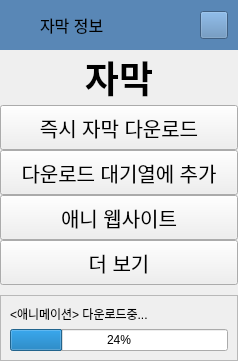
        <widget class="QFrame" name="extraLeftBox">
         <property name="sizePolicy">
          <sizepolicy hsizetype="Preferred" vsizetype="Preferred">
           <horstretch>1</horstretch>
           <verstretch>0</verstretch>
          </sizepolicy>
         </property>
         <property name="minimumSize">
          <size>
           <width>0</width>
           <height>0</height>
          </size>
         </property>
         <property name="maximumSize">
          <size>
           <width>0</width>
           <height>16777215</height>
          </size>
         </property>
         <property name="frameShape">
          <enum>QFrame::NoFrame</enum>
         </property>
         <property name="frameShadow">
          <enum>QFrame::Raised</enum>
         </property>
         <layout class="QVBoxLayout" name="extraColumLayout">
          <property name="spacing">
           <number>0</number>
          </property>
          <property name="leftMargin">
           <number>0</number>
          </property>
          <property name="topMargin">
           <number>0</number>
          </property>
          <property name="rightMargin">
           <number>0</number>
          </property>
          <property name="bottomMargin">
           <number>0</number>
          </property>
          <item>
           <widget class="QFrame" name="extraTopBg">
            <property name="sizePolicy">
             <sizepolicy hsizetype="Expanding" vsizetype="Preferred">
              <horstretch>0</horstretch>
              <verstretch>0</verstretch>
             </sizepolicy>
            </property>
            <property name="minimumSize">
             <size>
              <width>0</width>
              <height>50</height>
             </size>
            </property>
            <property name="maximumSize">
             <size>
              <width>16777215</width>
              <height>50</height>
             </size>
            </property>
            <property name="styleSheet">
             <string notr="true">background-color: rgb(89, 135, 182);</string>
            </property>
            <property name="frameShape">
             <enum>QFrame::NoFrame</enum>
            </property>
            <property name="frameShadow">
             <enum>QFrame::Raised</enum>
            </property>
            <layout class="QVBoxLayout" name="verticalLayout_5">
             <property name="spacing">
              <number>0</number>
             </property>
             <property name="leftMargin">
              <number>0</number>
             </property>
             <property name="topMargin">
              <number>0</number>
             </property>
             <property name="rightMargin">
              <number>0</number>
             </property>
             <property name="bottomMargin">
              <number>0</number>
             </property>
             <item>
              <layout class="QGridLayout" name="extraTopLayout">
               <property name="leftMargin">
                <number>10</number>
               </property>
               <property name="rightMargin">
                <number>10</number>
               </property>
               <property name="horizontalSpacing">
                <number>10</number>
               </property>
               <property name="verticalSpacing">
                <number>0</number>
               </property>
               <item row="0" column="0">
                <widget class="QFrame" name="extraIcon">
                 <property name="minimumSize">
                  <size>
                   <width>20</width>
                   <height>0</height>
                  </size>
                 </property>
                 <property name="maximumSize">
                  <size>
                   <width>20</width>
                   <height>20</height>
                  </size>
                 </property>
                 <property name="styleSheet">
                  <string notr="true">background-image: url(:/icons/images/icons/cil-zoom-in.png);</string>
                 </property>
                 <property name="frameShape">
                  <enum>QFrame::NoFrame</enum>
                 </property>
                 <property name="frameShadow">
                  <enum>QFrame::Raised</enum>
                 </property>
                </widget>
               </item>
               <item row="0" column="1">
                <widget class="QLabel" name="extraLabel">
                 <property name="minimumSize">
                  <size>
                   <width>150</width>
                   <height>0</height>
                  </size>
                 </property>
                 <property name="text">
                  <string>&lt;html&gt;&lt;head/&gt;&lt;body&gt;&lt;p&gt;&lt;span style=&quot; font-size:12pt;&quot;&gt;자막 정보&lt;/span&gt;&lt;/p&gt;&lt;/body&gt;&lt;/html&gt;</string>
                 </property>
                </widget>
               </item>
               <item row="0" column="2">
                <widget class="QPushButton" name="extraCloseColumnBtn">
                 <property name="minimumSize">
                  <size>
                   <width>28</width>
                   <height>28</height>
                  </size>
                 </property>
                 <property name="maximumSize">
                  <size>
                   <width>28</width>
                   <height>28</height>
                  </size>
                 </property>
                 <property name="cursor">
                  <cursorShape>PointingHandCursor</cursorShape>
                 </property>
                 <property name="toolTip">
                  <string>Close left box</string>
                 </property>
                 <property name="text">
                  <string/>
                 </property>
                 <property name="icon">
                  <iconset resource="resources.qrc">
                   <normaloff>:/icons/images/icons/icon_close.png</normaloff>:/icons/images/icons/icon_close.png</iconset>
                 </property>
                 <property name="iconSize">
                  <size>
                   <width>20</width>
                   <height>20</height>
                  </size>
                 </property>
                </widget>
               </item>
              </layout>
             </item>
            </layout>
           </widget>
          </item>
          <item>
           <widget class="QFrame" name="extraContent">
            <property name="sizePolicy">
             <sizepolicy hsizetype="Preferred" vsizetype="Preferred">
              <horstretch>0</horstretch>
              <verstretch>0</verstretch>
             </sizepolicy>
            </property>
            <property name="frameShape">
             <enum>QFrame::NoFrame</enum>
            </property>
            <property name="frameShadow">
             <enum>QFrame::Raised</enum>
            </property>
            <layout class="QVBoxLayout" name="verticalLayout_12">
             <property name="spacing">
              <number>0</number>
             </property>
             <property name="leftMargin">
              <number>0</number>
             </property>
             <property name="topMargin">
              <number>0</number>
             </property>
             <property name="rightMargin">
              <number>0</number>
             </property>
             <property name="bottomMargin">
              <number>0</number>
             </property>
             <item alignment="Qt::AlignTop">
              <widget class="QFrame" name="extraTopMenu">
               <property name="sizePolicy">
                <sizepolicy hsizetype="Preferred" vsizetype="Preferred">
                 <horstretch>0</horstretch>
                 <verstretch>0</verstretch>
                </sizepolicy>
               </property>
               <property name="frameShape">
                <enum>QFrame::NoFrame</enum>
               </property>
               <property name="frameShadow">
                <enum>QFrame::Raised</enum>
               </property>
               <layout class="QVBoxLayout" name="verticalLayout_11">
                <property name="spacing">
                 <number>0</number>
                </property>
                <property name="leftMargin">
                 <number>0</number>
                </property>
                <property name="topMargin">
                 <number>0</number>
                </property>
                <property name="rightMargin">
                 <number>0</number>
                </property>
                <property name="bottomMargin">
                 <number>0</number>
                </property>
                <item>
                 <widget class="QLabel" name="label">
                  <property name="sizePolicy">
                   <sizepolicy hsizetype="Expanding" vsizetype="Fixed">
                    <horstretch>0</horstretch>
                    <verstretch>0</verstretch>
                   </sizepolicy>
                  </property>
                  <property name="text">
                   <string>&lt;html&gt;&lt;head/&gt;&lt;body&gt;&lt;p align=&quot;center&quot;&gt;&lt;span style=&quot; font-size:28pt; font-weight:600;&quot;&gt;자막&lt;/span&gt;&lt;/p&gt;&lt;/body&gt;&lt;/html&gt;</string>
                  </property>
                  <property name="scaledContents">
                   <bool>false</bool>
                  </property>
                  <property name="alignment">
                   <set>Qt::AlignCenter</set>
                  </property>
                  <property name="margin">
                   <number>10</number>
                  </property>
                 </widget>
                </item>
                <item>
                 <widget class="QPushButton" name="left_downloadButton">
                  <property name="sizePolicy">
                   <sizepolicy hsizetype="Expanding" vsizetype="Fixed">
                    <horstretch>0</horstretch>
                    <verstretch>0</verstretch>
                   </sizepolicy>
                  </property>
                  <property name="minimumSize">
                   <size>
                    <width>0</width>
                    <height>45</height>
                   </size>
                  </property>
                  <property name="font">
                   <font>
                    <family>Segoe UI</family>
                    <pointsize>15</pointsize>
                    <weight>50</weight>
                    <italic>false</italic>
                    <bold>false</bold>
                   </font>
                  </property>
                  <property name="cursor">
                   <cursorShape>PointingHandCursor</cursorShape>
                  </property>
                  <property name="layoutDirection">
                   <enum>Qt::LeftToRight</enum>
                  </property>
                  <property name="styleSheet">
                   <string notr="true">background-image: url(:/icons/images/icons/cil-share-boxed.png);
font-size:15pt;</string>
                  </property>
                  <property name="text">
                   <string>즉시 자막 다운로드</string>
                  </property>
                  <property name="iconSize">
                   <size>
                    <width>20</width>
                    <height>20</height>
                   </size>
                  </property>
                 </widget>
                </item>
                <item>
                 <widget class="QPushButton" name="left_addQueue">
                  <property name="sizePolicy">
                   <sizepolicy hsizetype="Expanding" vsizetype="Fixed">
                    <horstretch>0</horstretch>
                    <verstretch>0</verstretch>
                   </sizepolicy>
                  </property>
                  <property name="minimumSize">
                   <size>
                    <width>0</width>
                    <height>45</height>
                   </size>
                  </property>
                  <property name="font">
                   <font>
                    <family>Segoe UI</family>
                    <pointsize>15</pointsize>
                    <weight>50</weight>
                    <italic>false</italic>
                    <bold>false</bold>
                   </font>
                  </property>
                  <property name="cursor">
                   <cursorShape>PointingHandCursor</cursorShape>
                  </property>
                  <property name="layoutDirection">
                   <enum>Qt::LeftToRight</enum>
                  </property>
                  <property name="styleSheet">
                   <string notr="true">background-image: url(:/icons/images/icons/cil-equalizer.png);
font-size:15pt;</string>
                  </property>
                  <property name="text">
                   <string>다운로드 대기열에 추가</string>
                  </property>
                 </widget>
                </item>
                <item>
                 <widget class="QPushButton" name="left_website">
                  <property name="sizePolicy">
                   <sizepolicy hsizetype="Expanding" vsizetype="Fixed">
                    <horstretch>0</horstretch>
                    <verstretch>0</verstretch>
                   </sizepolicy>
                  </property>
                  <property name="minimumSize">
                   <size>
                    <width>0</width>
                    <height>45</height>
                   </size>
                  </property>
                  <property name="styleSheet">
                   <string notr="true">background-image: url(:/icons/images/icons/cil-paperclip.png);
font-size:15pt;</string>
                  </property>
                  <property name="text">
                   <string>애니 웹사이트</string>
                  </property>
                 </widget>
                </item>
                <item>
                 <widget class="QPushButton" name="left_more">
                  <property name="sizePolicy">
                   <sizepolicy hsizetype="Expanding" vsizetype="Fixed">
                    <horstretch>0</horstretch>
                    <verstretch>0</verstretch>
                   </sizepolicy>
                  </property>
                  <property name="minimumSize">
                   <size>
                    <width>0</width>
                    <height>45</height>
                   </size>
                  </property>
                  <property name="font">
                   <font>
                    <family>Segoe UI</family>
                    <pointsize>15</pointsize>
                    <weight>50</weight>
                    <italic>false</italic>
                    <bold>false</bold>
                   </font>
                  </property>
                  <property name="cursor">
                   <cursorShape>PointingHandCursor</cursorShape>
                  </property>
                  <property name="layoutDirection">
                   <enum>Qt::LeftToRight</enum>
                  </property>
                  <property name="styleSheet">
                   <string notr="true">background-image: url(:/icons/images/icons/cil-layers.png);
font-size:15pt;</string>
                  </property>
                  <property name="text">
                   <string>더 보기</string>
                  </property>
                 </widget>
                </item>
               </layout>
              </widget>
             </item>
             <item>
              <widget class="QFrame" name="extraCenter">
               <property name="sizePolicy">
                <sizepolicy hsizetype="Preferred" vsizetype="Expanding">
                 <horstretch>0</horstretch>
                 <verstretch>0</verstretch>
                </sizepolicy>
               </property>
               <property name="frameShape">
                <enum>QFrame::NoFrame</enum>
               </property>
               <property name="frameShadow">
                <enum>QFrame::Raised</enum>
               </property>
               <layout class="QVBoxLayout" name="verticalLayout_10">
                <property name="spacing">
                 <number>0</number>
                </property>
                <property name="leftMargin">
                 <number>0</number>
                </property>
                <property name="topMargin">
                 <number>10</number>
                </property>
                <property name="rightMargin">
                 <number>0</number>
                </property>
                <property name="bottomMargin">
                 <number>0</number>
                </property>
               </layout>
              </widget>
             </item>
             <item>
              <widget class="QFrame" name="extraBottom">
               <property name="frameShape">
                <enum>QFrame::StyledPanel</enum>
               </property>
               <property name="frameShadow">
                <enum>QFrame::Raised</enum>
               </property>
               <layout class="QVBoxLayout" name="verticalLayout_26">
                <item>
                 <widget class="QLabel" name="left_progressName">
                  <property name="text">
                   <string>&lt;애니메이션&gt; 다운로드중...</string>
                  </property>
                 </widget>
                </item>
                <item>
                 <widget class="QProgressBar" name="left_progressBar">
                  <property name="styleSheet">
                   <string notr="true">QProgressBar {
	color: black;
}</string>
                  </property>
                  <property name="value">
                   <number>24</number>
                  </property>
                  <property name="alignment">
                   <set>Qt::AlignCenter</set>
                  </property>
                  <property name="textVisible">
                   <bool>true</bool>
                  </property>
                  <property name="orientation">
                   <enum>Qt::Horizontal</enum>
                  </property>
                  <property name="invertedAppearance">
                   <bool>false</bool>
                  </property>
                  <property name="textDirection">
                   <enum>QProgressBar::TopToBottom</enum>
                  </property>
                 </widget>
                </item>
               </layout>
              </widget>
             </item>
            </layout>
           </widget>
          </item>
         </layout>
        </widget>
